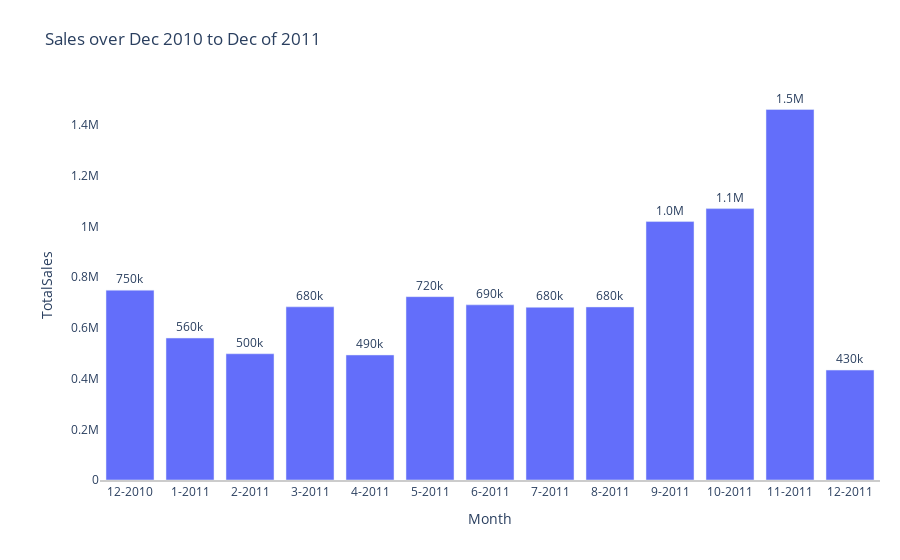

The cell this chart's notebook holds for it:
### Code cell
sales_monthly_fig = px.bar(df_sales_by_month, y='TotalSales', x='Month', text='TotalSales')


sales_monthly_fig.update_layout(title='Sales over Dec 2010 to Dec of 2011',
                            xaxis = dict(
                                showline=True, 
                                showgrid =False,
                                showticklabels=True,
                                linecolor='rgb(204, 204, 204)',
                                linewidth =2,
                                ),
                            yaxis = dict(
                                showline=False, 
                                zeroline=True,
                                showgrid =False,
                                ),
                            autosize=True,
                            margin = dict(autoexpand=True, l=100, r=20, t=90),
                            showlegend=True,
                            plot_bgcolor = 'white'
                            
                            )
sales_monthly_fig.update_traces(texttemplate='%{text:.2s}', textposition='outside')

### Figure 1 — Plotly figure (JSON) as saved in the notebook; plotly's stock layout.template omitted (floating-point values rounded to 4 significant figures)
{"data": [{"alignmentgroup": "True", "hovertemplate": "Month=%{x}<br>TotalSales=%{text}<extra></extra>", "legendgroup": "", "marker": {"color": "#636efa", "pattern": {"shape": ""}}, "name": "", "offsetgroup": "", "orientation": "v", "showlegend": false, "text": [749000.0, 560000.0, 498100.0, 683300.0, 493200.0, 723300.0, 691100.0, 681300.0, 682700.0, 1020000.0, 1071000.0, 1462000.0, 433700.0], "textposition": "outside", "texttemplate": "%{text:.2s}", "type": "bar", "x": ["12-2010", "1-2011", "2-2011", "3-2011", "4-2011", "5-2011", "6-2011", "7-2011", "8-2011", "9-2011", "10-2011", "11-2011", "12-2011"], "xaxis": "x", "y": [749000.0, 560000.0, 498100.0, 683300.0, 493200.0, 723300.0, 691100.0, 681300.0, 682700.0, 1020000.0, 1071000.0, 1462000.0, 433700.0], "yaxis": "y"}], "layout": {"autosize": true, "barmode": "relative", "legend": {"tracegroupgap": 0}, "margin": {"autoexpand": true, "l": 100, "r": 20, "t": 90}, "plot_bgcolor": "white", "showlegend": true, "title": {"text": "Sales over Dec 2010 to Dec of 2011"}, "xaxis": {"anchor": "y", "domain": [0, 1], "linecolor": "rgb(204, 204, 204)", "linewidth": 2, "showgrid": false, "showline": true, "showticklabels": true, "title": {"text": "Month"}}, "yaxis": {"anchor": "x", "domain": [0, 1], "showgrid": false, "showline": false, "title": {"text": "TotalSales"}, "zeroline": true}}}
